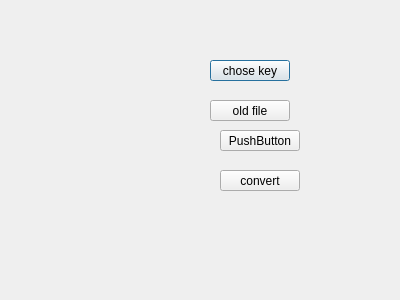
<?xml version="1.0" encoding="UTF-8"?>
<ui version="4.0">
 <class>encryptAsymmetric</class>
 <widget class="QDialog" name="encryptAsymmetric">
  <property name="geometry">
   <rect>
    <x>0</x>
    <y>0</y>
    <width>400</width>
    <height>300</height>
   </rect>
  </property>
  <property name="windowTitle">
   <string>Dialog</string>
  </property>
  <widget class="QPushButton" name="set_key">
   <property name="geometry">
    <rect>
     <x>210</x>
     <y>60</y>
     <width>80</width>
     <height>21</height>
    </rect>
   </property>
   <property name="text">
    <string>chose key</string>
   </property>
  </widget>
  <widget class="QPushButton" name="old_file">
   <property name="geometry">
    <rect>
     <x>210</x>
     <y>100</y>
     <width>80</width>
     <height>21</height>
    </rect>
   </property>
   <property name="text">
    <string>old file</string>
   </property>
  </widget>
  <widget class="QPushButton" name="new_file">
   <property name="geometry">
    <rect>
     <x>220</x>
     <y>130</y>
     <width>80</width>
     <height>21</height>
    </rect>
   </property>
   <property name="text">
    <string>PushButton</string>
   </property>
  </widget>
  <widget class="QPushButton" name="convert">
   <property name="geometry">
    <rect>
     <x>220</x>
     <y>170</y>
     <width>80</width>
     <height>21</height>
    </rect>
   </property>
   <property name="text">
    <string>convert</string>
   </property>
  </widget>
 </widget>
 <resources/>
 <connections/>
</ui>
